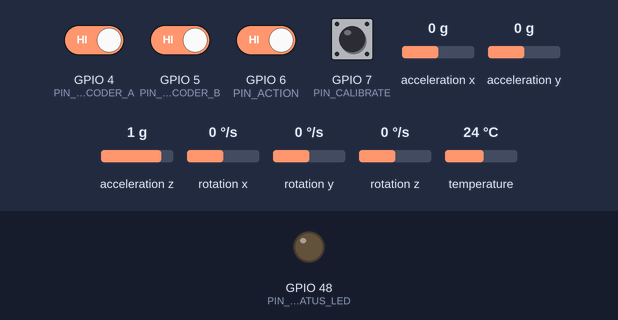
Bench run of a sketch on a simulated ESP32-S3. Parts: output pins drawn as LEDs (lit = HIGH). Inputs (shaded band) come from the test bench; at power-on: GPIO 4 (PIN_ENCODER_A), GPIO 5 (PIN_ENCODER_B), GPIO 6 (PIN_ACTION), GPIO 7 (PIN_CALIBRATE) HIGH, acceleration x 0 g, acceleration y 0 g, acceleration z 1 g, rotation x 0 °/s, rotation y 0 °/s, rotation z 0 °/s, temperature 24 °C. What the sketch prints to the serial monitor is not drawn.

Above: at 3.2 s.
3.3 s: GPIO 7 (PIN_CALIBRATE) pulled LOW for 0.15 s
At 3.8 s:
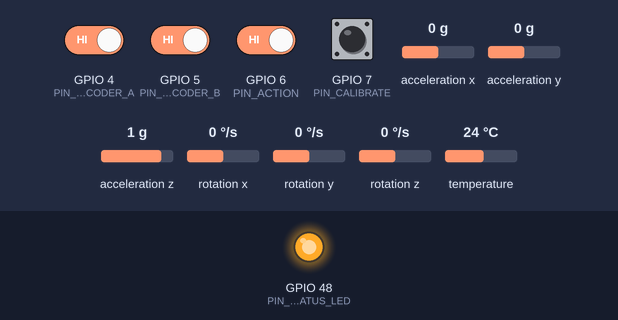
6.4 s: GPIO 7 (PIN_CALIBRATE) pulled LOW for 1 s
At 9.0 s:
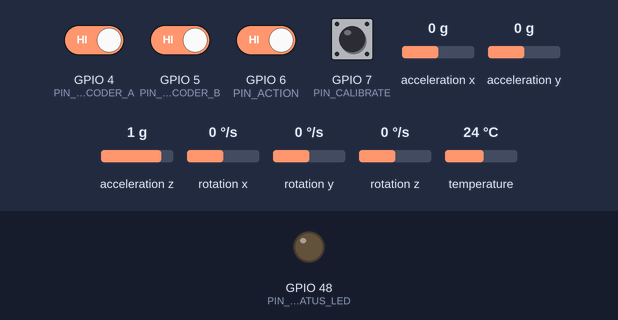
10.4 s: GPIO 7 (PIN_CALIBRATE) pulled LOW for 3.2 s
At 11.7 s:
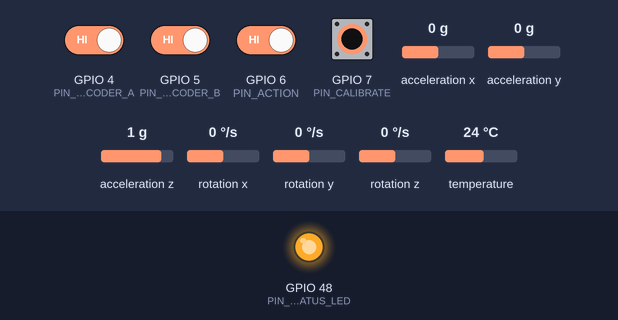
15.1 s: GPIO 6 (PIN_ACTION) driven LOW and GPIO 7 (PIN_CALIBRATE) driven LOW
At 17.9 s:
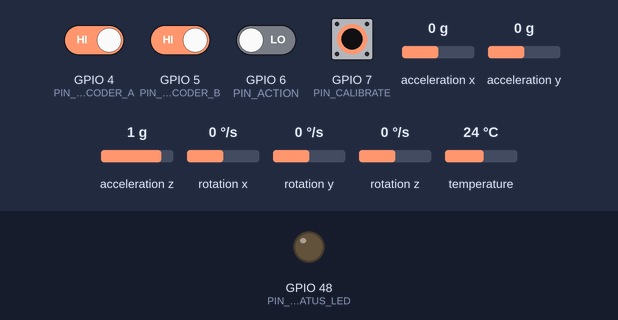
18.1 s: acceleration x set to -0.2 g
Timing chart, 0 to 21.1 s (numbered marks = the images above; inputs shaded):
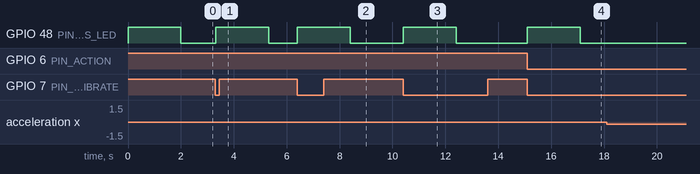

The sketch:

ureteroscope_controller.ino
```cpp
#include <Adafruit_MPU6050.h>
#include <Adafruit_Sensor.h>
#include <MadgwickAHRS.h>
#include <Wire.h>

// ESP32-S3 DevKit defaults. Change only if the selected board routes I2C elsewhere.
constexpr uint8_t PIN_SDA = 8;
constexpr uint8_t PIN_SCL = 9;
constexpr uint8_t PIN_ENCODER_A = 4;
constexpr uint8_t PIN_ENCODER_B = 5;
constexpr uint8_t PIN_ACTION = 6;
constexpr uint8_t PIN_CALIBRATE = 7;
#ifdef LED_BUILTIN
constexpr uint8_t PIN_STATUS_LED = LED_BUILTIN;
#else
constexpr uint8_t PIN_STATUS_LED = 48;
#endif

constexpr float SAMPLE_HZ = 100.0f;
constexpr uint32_t SAMPLE_PERIOD_US = 1000000UL / static_cast<uint32_t>(SAMPLE_HZ);
constexpr uint32_t SEND_PERIOD_MS = 20;
constexpr uint32_t GYRO_CALIBRATION_MS = 2000;
constexpr char FIRMWARE_VERSION[] = "mpu6050-encoder-v1.0.0";

Adafruit_MPU6050 mpu;
Madgwick filter;
volatile int32_t encoderTicks = 0;
volatile uint8_t previousEncoderState = 0;
float gyroBiasX = 0.0f;
float gyroBiasY = 0.0f;
float gyroBiasZ = 0.0f;
bool imuOk = false;
uint32_t sequenceNumber = 0;
uint32_t lastSampleUs = 0;
uint32_t lastSendMs = 0;
bool previousCalibrationButton = false;

void IRAM_ATTR updateEncoder() {
  const uint8_t current = (digitalRead(PIN_ENCODER_A) << 1) | digitalRead(PIN_ENCODER_B);
  // Quadrature lookup table; rejects impossible two-bit jumps caused by bounce.
  static constexpr int8_t transitions[16] = {
    0, -1, 1, 0,
    1, 0, 0, -1,
    -1, 0, 0, 1,
    0, 1, -1, 0
  };
  encoderTicks += transitions[(previousEncoderState << 2) | current];
  previousEncoderState = current;
}

void setStatusLed(bool on) {
  digitalWrite(PIN_STATUS_LED, on ? HIGH : LOW);
}

void calibrateGyroscope() {
  if (!imuOk) return;
  setStatusLed(true);
  double sumX = 0.0;
  double sumY = 0.0;
  double sumZ = 0.0;
  uint32_t count = 0;
  const uint32_t startedAt = millis();
  while (millis() - startedAt < GYRO_CALIBRATION_MS) {
    sensors_event_t acceleration;
    sensors_event_t gyro;
    sensors_event_t temperature;
    mpu.getEvent(&acceleration, &gyro, &temperature);
    sumX += gyro.gyro.x;
    sumY += gyro.gyro.y;
    sumZ += gyro.gyro.z;
    count++;
    delay(4);
  }
  if (count > 0) {
    gyroBiasX = static_cast<float>(sumX / count);
    gyroBiasY = static_cast<float>(sumY / count);
    gyroBiasZ = static_cast<float>(sumZ / count);
  }
  filter = Madgwick();
  filter.begin(SAMPLE_HZ);
  lastSampleUs = micros();
  setStatusLed(false);
}

void eulerDegreesToQuaternion(float rollDegrees, float pitchDegrees, float yawDegrees,
                              float &w, float &x, float &y, float &z) {
  const float roll = rollDegrees * DEG_TO_RAD * 0.5f;
  const float pitch = pitchDegrees * DEG_TO_RAD * 0.5f;
  const float yaw = yawDegrees * DEG_TO_RAD * 0.5f;
  const float cr = cosf(roll);
  const float sr = sinf(roll);
  const float cp = cosf(pitch);
  const float sp = sinf(pitch);
  const float cy = cosf(yaw);
  const float sy = sinf(yaw);
  w = cr * cp * cy + sr * sp * sy;
  x = sr * cp * cy - cr * sp * sy;
  y = cr * sp * cy + sr * cp * sy;
  z = cr * cp * sy - sr * sp * cy;
}

void sendPacket() {
  float w;
  float x;
  float y;
  float z;
  eulerDegreesToQuaternion(filter.getRoll(), filter.getPitch(), filter.getYaw(), w, x, y, z);
  const bool actionPressed = digitalRead(PIN_ACTION) == LOW;
  const bool calibratePressed = digitalRead(PIN_CALIBRATE) == LOW;
  const uint8_t buttons = (actionPressed ? 1 : 0) | (calibratePressed ? 2 : 0);
  int32_t stableTicks;
  noInterrupts();
  stableTicks = encoderTicks;
  interrupts();

  Serial.printf(
    "{\"v\":1,\"seq\":%lu,\"ms\":%lu,\"q\":[%.6f,%.6f,%.6f,%.6f],"
    "\"ticks\":%ld,\"buttons\":%u,\"imu_ok\":%s,\"fw\":\"%s\"}\n",
    static_cast<unsigned long>(sequenceNumber++),
    static_cast<unsigned long>(millis()),
    w, x, y, z,
    static_cast<long>(stableTicks),
    buttons,
    imuOk ? "true" : "false",
    FIRMWARE_VERSION
  );
}

void setup() {
  pinMode(PIN_ENCODER_A, INPUT_PULLUP);
  pinMode(PIN_ENCODER_B, INPUT_PULLUP);
  pinMode(PIN_ACTION, INPUT_PULLUP);
  pinMode(PIN_CALIBRATE, INPUT_PULLUP);
  pinMode(PIN_STATUS_LED, OUTPUT);
  previousEncoderState = (digitalRead(PIN_ENCODER_A) << 1) | digitalRead(PIN_ENCODER_B);
  attachInterrupt(digitalPinToInterrupt(PIN_ENCODER_A), updateEncoder, CHANGE);
  attachInterrupt(digitalPinToInterrupt(PIN_ENCODER_B), updateEncoder, CHANGE);

  Serial.begin(115200);
  Wire.begin(PIN_SDA, PIN_SCL);
  imuOk = mpu.begin(0x68, &Wire);
  if (imuOk) {
    mpu.setAccelerometerRange(MPU6050_RANGE_4_G);
    mpu.setGyroRange(MPU6050_RANGE_500_DEG);
    mpu.setFilterBandwidth(MPU6050_BAND_21_HZ);
    filter.begin(SAMPLE_HZ);
    calibrateGyroscope();
  } else {
    setStatusLed(true);
  }
}

void loop() {
  const uint32_t nowUs = micros();
  if (imuOk && nowUs - lastSampleUs >= SAMPLE_PERIOD_US) {
    lastSampleUs += SAMPLE_PERIOD_US;
    sensors_event_t acceleration;
    sensors_event_t gyro;
    sensors_event_t temperature;
    mpu.getEvent(&acceleration, &gyro, &temperature);
    filter.updateIMU(
      (gyro.gyro.x - gyroBiasX) * RAD_TO_DEG,
      (gyro.gyro.y - gyroBiasY) * RAD_TO_DEG,
      (gyro.gyro.z - gyroBiasZ) * RAD_TO_DEG,
      acceleration.acceleration.x,
      acceleration.acceleration.y,
      acceleration.acceleration.z
    );
  }

  const bool calibrationButton = digitalRead(PIN_CALIBRATE) == LOW;
  if (calibrationButton && !previousCalibrationButton) calibrateGyroscope();
  previousCalibrationButton = calibrationButton;

  const uint32_t nowMs = millis();
  if (nowMs - lastSendMs >= SEND_PERIOD_MS) {
    lastSendMs += SEND_PERIOD_MS;
    sendPacket();
  }
}
```

Measured:
- after the input at 3.3 s, GPIO 48 (PIN_STATUS_LED): LOW → HIGH at once, → LOW 2.0 s later
- after the input at 6.4 s, GPIO 48 (PIN_STATUS_LED): LOW → HIGH at once, → LOW 2.0 s later
- after the input at 10.4 s, GPIO 48 (PIN_STATUS_LED): LOW → HIGH at once, → LOW 2.0 s later
- after the input at 15.1 s, GPIO 48 (PIN_STATUS_LED): LOW → HIGH at once, → LOW 2.0 s later
- after the input at 18.1 s, every drawn part: stays the same
